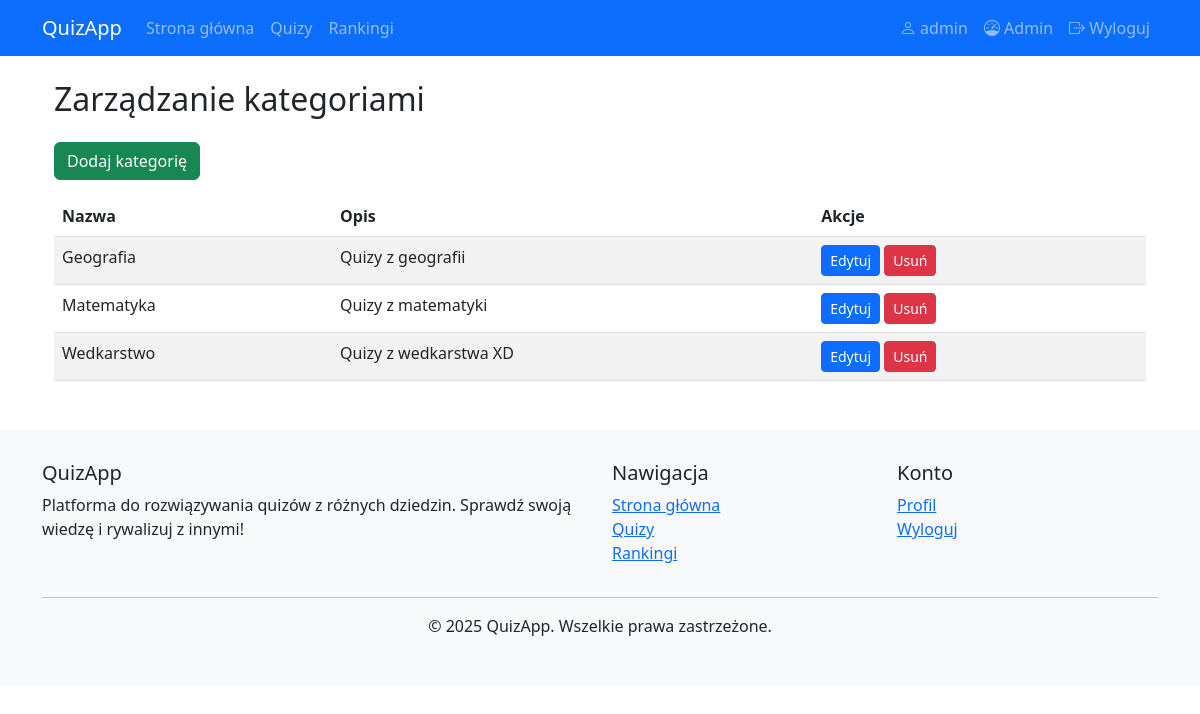
Page /admin/categories (signed in) on the committed database.
### app.py (models this page shows)
class User(UserMixin, db.Model):
    id = db.Column(db.Integer, primary_key=True)
    username = db.Column(db.String(100), unique=True, nullable=False)
    password = db.Column(db.String(200), nullable=False)
    role = db.Column(db.String(20), default='user')
    date_created = db.Column(db.DateTime, default=datetime.utcnow)
    quiz_attempts = db.relationship('QuizAttempt', backref='user', lazy=True)
    comments = db.relationship('Comment', backref='user', lazy=True)
    followed_quizzes = db.relationship(
        'Quiz',
        secondary='quiz_followers',
        backref=db.backref('followers', lazy='dynamic'),
        lazy='dynamic'
    )

class Category(db.Model):
    id = db.Column(db.Integer, primary_key=True)
    name = db.Column(db.String(100), unique=True, nullable=False)
    description = db.Column(db.Text)
    quizzes = db.relationship('Quiz', backref='category', lazy=True)

### app.py (the view)
@app.route('/admin/categories')
@login_required
def admin_categories():
    if current_user.role != 'admin':
        flash('Brak uprawnień administratora', 'danger')
        return redirect(url_for('home'))
    categories = Category.query.all()
    return render_template('admin/categories.html', categories=categories)

### app.py (called while the page is built)
@login_manager.user_loader
def load_user(user_id):
    return User.query.get(int(user_id))

### templates/admin/categories.html
{% extends "base.html" %}
{% block content %}
<div class="container">
    <h2 class="my-4">Zarządzanie kategoriami</h2>
    <a href="{{ url_for('add_category') }}" class="btn btn-success mb-3">Dodaj kategorię</a>
    <table class="table table-striped">
        <thead>
            <tr>
                <th>Nazwa</th>
                <th>Opis</th>
                <th>Akcje</th>
            </tr>
        </thead>
        <tbody>
            {% for category in categories %}
            <tr>
                <td>{{ category.name }}</td>
                <td>{{ category.description|truncate(50) }}</td>
                <td>
                    <a href="{{ url_for('edit_category', category_id=category.id) }}" class="btn btn-primary btn-sm">Edytuj</a>
                    <form action="{{ url_for('delete_category', category_id=category.id) }}" method="post" style="display:inline;">
                        <button type="submit" class="btn btn-danger btn-sm" onclick="return confirm('Czy na pewno chcesz usunąć tę kategorię?');">Usuń</button>
                    </form>
                </td>
            </tr>
            {% endfor %}
        </tbody>
    </table>
</div>
{% endblock %}

### templates/base.html (shortened to what this page needs)
<!DOCTYPE html>
<html lang="pl">
<head>
    <link href="https://cdn.jsdelivr.net/npm/bootstrap@5.3.0/dist/css/bootstrap.min.css" rel="stylesheet">
    <link rel="stylesheet" href="https://cdn.jsdelivr.net/npm/bootstrap-icons@1.10.0/font/bootstrap-icons.css">
</head>
<body>
    <nav class="navbar navbar-expand-lg navbar-dark bg-primary">
        <div class="container">
            <a class="navbar-brand" href="{{ url_for('home') }}">QuizApp</a>
            <div class="collapse navbar-collapse" id="navbarNav">
                <ul class="navbar-nav me-auto">
                    <li class="nav-item">
                        <a class="nav-link" href="{{ url_for('home') }}">Strona główna</a>
                    </li>
                    <li class="nav-item">
                        <a class="nav-link" href="{{ url_for('browse_quizzes') }}">Quizy</a>
                    </li>
                    <li class="nav-item">
                        <a class="nav-link" href="{{ url_for('rankings') }}">Rankingi</a>
                    </li>
                </ul>
                <ul class="navbar-nav">
                    {% if current_user.is_authenticated %}
                        <li class="nav-item">
                            <a class="nav-link" href="{{ url_for('user_profile') }}">
                                <i class="bi bi-person"></i> {{ current_user.username }}
                            </a>
                        </li>
                        {% if current_user.role == 'admin' %}
                            <li class="nav-item">
                                <a class="nav-link" href="{{ url_for('admin_dashboard') }}">
                                    <i class="bi bi-speedometer"></i> Admin
                                </a>
                            </li>
                        {% endif %}
                        <li class="nav-item">
                            <a class="nav-link" href="{{ url_for('logout') }}">
                                <i class="bi bi-box-arrow-right"></i> Wyloguj
                            </a>
                        </li>
                    {% endif %}
                </ul>
            </div>
        </div>
    </nav>
    <div class="container mt-4">
        {% block content %}{% endblock %}
    </div>
    <footer class="mt-5">
        <div class="container">
            <div class="row">
                <div class="col-md-6">
                    <h5>QuizApp</h5>
                    <p>Platforma do rozwiązywania quizów z różnych dziedzin. Sprawdź swoją wiedzę i rywalizuj z innymi!</p>
                </div>
                <div class="col-md-3">
                    <h5>Nawigacja</h5>
                    <ul class="list-unstyled">
                        <li><a href="{{ url_for('home') }}">Strona główna</a></li>
                        <li><a href="{{ url_for('browse_quizzes') }}">Quizy</a></li>
                        <li><a href="{{ url_for('rankings') }}">Rankingi</a></li>
                    </ul>
                </div>
                <div class="col-md-3">
                    <h5>Konto</h5>
                    <ul class="list-unstyled">
                        {% if current_user.is_authenticated %}
                            <li><a href="{{ url_for('user_profile') }}">Profil</a></li>
                            <li><a href="{{ url_for('logout') }}">Wyloguj</a></li>
                        {% else %}
                            <li><a href="{{ url_for('login') }}">Zaloguj</a></li>
                            <li><a href="{{ url_for('register') }}">Rejestracja</a></li>
                        {% endif %}
                    </ul>
                </div>
            </div>
            <hr>
            <div class="text-center">
                <p>&copy; 2025 QuizApp. Wszelkie prawa zastrzeżone.</p>
            </div>
        </div>
    </footer>
</body>
</html>

### templates/base.html (style rules this page uses)
footer { background-color: #f8f9fa; padding: 2rem 0; margin-top: 2rem; }

### rows in the picture
User: username "admin"
Category: name "Geografia", description "Quizy z geografii"
Category: name "Matematyka", description "Quizy z matematyki"
Category: name "Wedkarstwo", description "Quizy z wedkarstwa XD"
